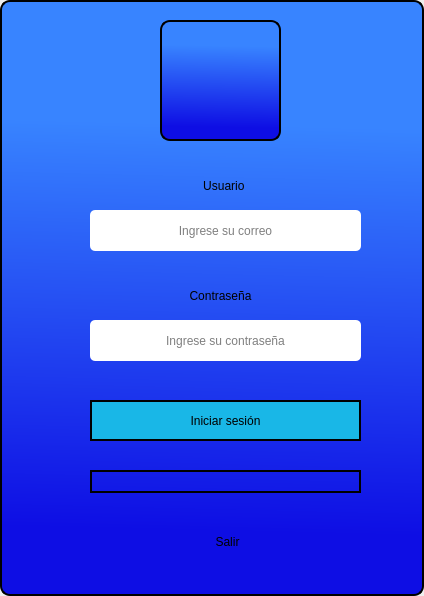
<?xml version="1.0" encoding="UTF-8"?>
<ui version="4.0">
 <class>MainWindow</class>
 <widget class="QMainWindow" name="MainWindow">
  <property name="geometry">
   <rect>
    <x>0</x>
    <y>0</y>
    <width>424</width>
    <height>596</height>
   </rect>
  </property>
  <property name="windowTitle">
   <string>MainWindow</string>
  </property>
  <widget class="QWidget" name="centralwidget">
   <layout class="QVBoxLayout" name="verticalLayout">
    <property name="spacing">
     <number>0</number>
    </property>
    <property name="leftMargin">
     <number>0</number>
    </property>
    <property name="topMargin">
     <number>0</number>
    </property>
    <property name="rightMargin">
     <number>0</number>
    </property>
    <property name="bottomMargin">
     <number>0</number>
    </property>
    <item>
     <widget class="QFrame" name="frame">
      <property name="styleSheet">
       <string notr="true">background-color: qlineargradient(spread:pad, x1:0.494, y1:0.982727, x2:0.512, y2:0, stop:0.0909091 rgba(14, 14, 228, 255), stop:0.789773 rgba(56, 132, 255, 255));

border-radius:10px;
border: 2px solid #000000</string>
      </property>
      <property name="frameShape">
       <enum>QFrame::StyledPanel</enum>
      </property>
      <property name="frameShadow">
       <enum>QFrame::Raised</enum>
      </property>
      <widget class="QLabel" name="Image_soft">
       <property name="geometry">
        <rect>
         <x>160</x>
         <y>20</y>
         <width>121</width>
         <height>121</height>
        </rect>
       </property>
       <property name="styleSheet">
        <string notr="true">border-image: url(:/Res/Res/Screenshot_1.png);</string>
       </property>
       <property name="text">
        <string/>
       </property>
       <property name="scaledContents">
        <bool>true</bool>
       </property>
      </widget>
      <widget class="QLabel" name="label_Usuario">
       <property name="geometry">
        <rect>
         <x>180</x>
         <y>170</y>
         <width>91</width>
         <height>31</height>
        </rect>
       </property>
       <property name="styleSheet">
        <string notr="true">background-color: rgba(0,0, 0, 0%);
font: 15pt &quot;Arial&quot;;
border:none;</string>
       </property>
       <property name="text">
        <string>Usuario </string>
       </property>
       <property name="alignment">
        <set>Qt::AlignCenter</set>
       </property>
       <property name="wordWrap">
        <bool>false</bool>
       </property>
      </widget>
      <widget class="QLabel" name="label_Contrasena">
       <property name="geometry">
        <rect>
         <x>160</x>
         <y>280</y>
         <width>121</width>
         <height>31</height>
        </rect>
       </property>
       <property name="styleSheet">
        <string notr="true">background-color: rgba(0,0, 0, 0%);
font: 15pt &quot;Arial&quot;;
border:none;</string>
       </property>
       <property name="text">
        <string>Contraseña</string>
       </property>
       <property name="alignment">
        <set>Qt::AlignCenter</set>
       </property>
       <property name="wordWrap">
        <bool>false</bool>
       </property>
      </widget>
      <widget class="QLineEdit" name="users">
       <property name="geometry">
        <rect>
         <x>90</x>
         <y>210</y>
         <width>271</width>
         <height>41</height>
        </rect>
       </property>
       <property name="styleSheet">
        <string notr="true">background-color: rgb(255, 255, 255);
border-radius: 5px;
border: none;</string>
       </property>
       <property name="frame">
        <bool>true</bool>
       </property>
       <property name="alignment">
        <set>Qt::AlignCenter</set>
       </property>
       <property name="dragEnabled">
        <bool>false</bool>
       </property>
       <property name="placeholderText">
        <string>Ingrese su correo</string>
       </property>
      </widget>
      <widget class="QLineEdit" name="password">
       <property name="geometry">
        <rect>
         <x>90</x>
         <y>320</y>
         <width>271</width>
         <height>41</height>
        </rect>
       </property>
       <property name="styleSheet">
        <string notr="true">background-color: rgb(255, 255, 255);
border-radius: 5px;
border: none;</string>
       </property>
       <property name="frame">
        <bool>true</bool>
       </property>
       <property name="alignment">
        <set>Qt::AlignCenter</set>
       </property>
       <property name="dragEnabled">
        <bool>false</bool>
       </property>
       <property name="placeholderText">
        <string>Ingrese su contraseña</string>
       </property>
      </widget>
      <widget class="QPushButton" name="pushButton">
       <property name="geometry">
        <rect>
         <x>90</x>
         <y>400</y>
         <width>271</width>
         <height>41</height>
        </rect>
       </property>
       <property name="styleSheet">
        <string notr="true">QPushButton{

	
	
	
	background-color:rgb(25, 183, 231);
	font: 12pt &quot;MS Shell Dlg 2&quot;;
    
    
    border-radius: none;


}


QPushButton:hover{


	background-color: rgb(255, 255, 255);
	font: 12pt &quot;MS Shell Dlg 2&quot;;
    color: rgb(0, 0, 0);
  



}</string>
       </property>
       <property name="text">
        <string>Iniciar sesión</string>
       </property>
      </widget>
      <widget class="QPushButton" name="pushButton_2">
       <property name="geometry">
        <rect>
         <x>190</x>
         <y>530</y>
         <width>75</width>
         <height>23</height>
        </rect>
       </property>
       <property name="styleSheet">
        <string notr="true">QPushButton{

	
	
	
	background-color: rgba(0, 0, 0,0%);
	font: 11pt &quot;MS Shell Dlg 2&quot;;
    border: none;


}


QPushButton:hover{


	background-color:rgb(255, 140, 0);
	font: 11pt &quot;MS Shell Dlg 2&quot;;
    

}</string>
       </property>
       <property name="text">
        <string>Salir</string>
       </property>
      </widget>
      <widget class="QProgressBar" name="progressBar">
       <property name="geometry">
        <rect>
         <x>90</x>
         <y>470</y>
         <width>271</width>
         <height>23</height>
        </rect>
       </property>
       <property name="styleSheet">
        <string notr="true">QProgressBar{

	background-color: rgba(0,0 , 0, 0%);
    border-radius: 25px;

}

QProgressBar::chunk{
	background-color:rgb(0, 255, 0);
    border-radius: 5px;

}</string>
       </property>
       <property name="value">
        <number>0</number>
       </property>
       <property name="alignment">
        <set>Qt::AlignCenter</set>
       </property>
       <property name="textVisible">
        <bool>false</bool>
       </property>
       <property name="orientation">
        <enum>Qt::Horizontal</enum>
       </property>
       <property name="textDirection">
        <enum>QProgressBar::TopToBottom</enum>
       </property>
      </widget>
      <widget class="QLabel" name="correo_incorrecto">
       <property name="geometry">
        <rect>
         <x>180</x>
         <y>250</y>
         <width>91</width>
         <height>31</height>
        </rect>
       </property>
       <property name="styleSheet">
        <string notr="true">background-color: rgba(0,0, 0, 0%);
font: 10pt &quot;Arial&quot;;
color: rgb(255, 0, 0);
border:none;</string>
       </property>
       <property name="text">
        <string/>
       </property>
       <property name="alignment">
        <set>Qt::AlignCenter</set>
       </property>
       <property name="wordWrap">
        <bool>false</bool>
       </property>
      </widget>
      <widget class="QLabel" name="contrasena_incorrecta">
       <property name="geometry">
        <rect>
         <x>180</x>
         <y>360</y>
         <width>91</width>
         <height>31</height>
        </rect>
       </property>
       <property name="styleSheet">
        <string notr="true">background-color: rgba(0,0, 0, 0%);
font: 10pt &quot;Arial&quot;;
color: rgb(255, 0, 0);
border:none;</string>
       </property>
       <property name="text">
        <string/>
       </property>
       <property name="alignment">
        <set>Qt::AlignCenter</set>
       </property>
       <property name="wordWrap">
        <bool>false</bool>
       </property>
      </widget>
      <widget class="QLabel" name="cargando">
       <property name="geometry">
        <rect>
         <x>180</x>
         <y>490</y>
         <width>91</width>
         <height>31</height>
        </rect>
       </property>
       <property name="styleSheet">
        <string notr="true">background-color: rgba(0,0, 0, 0%);
font: 10pt &quot;Arial&quot;;

border:none;</string>
       </property>
       <property name="text">
        <string/>
       </property>
       <property name="alignment">
        <set>Qt::AlignCenter</set>
       </property>
       <property name="wordWrap">
        <bool>false</bool>
       </property>
      </widget>
     </widget>
    </item>
   </layout>
  </widget>
 </widget>
 <resources>
  <include location="../referencias/resource.qrc"/>
 </resources>
 <connections>
  <connection>
   <sender>pushButton_2</sender>
   <signal>clicked()</signal>
   <receiver>MainWindow</receiver>
   <slot>close()</slot>
   <hints>
    <hint type="sourcelabel">
     <x>190</x>
     <y>544</y>
    </hint>
    <hint type="destinationlabel">
     <x>231</x>
     <y>600</y>
    </hint>
   </hints>
  </connection>
 </connections>
</ui>
